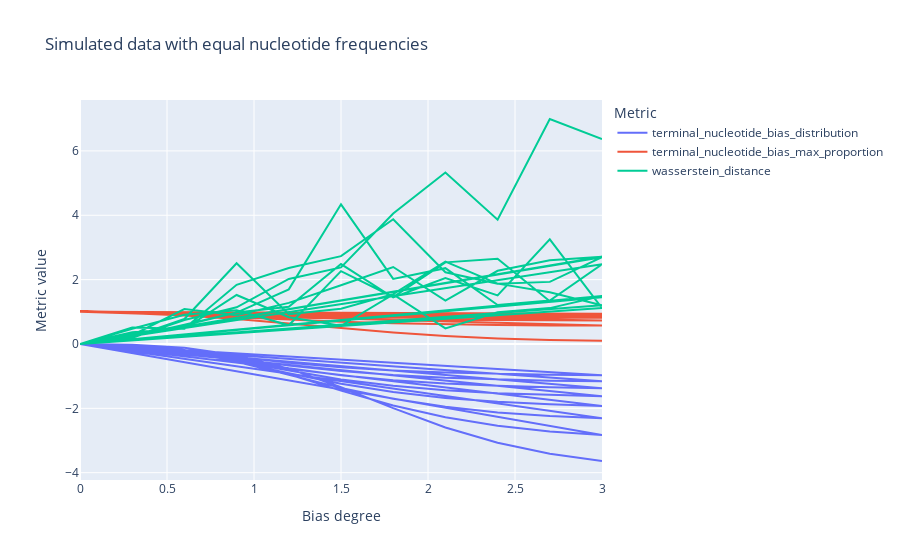

Notebook code for this chart:
### Code cell
# plot the two metrics sorted by the bias degree
import plotly.graph_objects as go

fig = go.Figure()

for metric_name in ['terminal_nucleotide_bias_distribution', 'terminal_nucleotide_bias_max_proportion', 'wasserstein_distance']:
    fig.add_trace(go.Scatter(
        x=metrics['bias_degree'],
        y=metrics[metric_name],
        mode='lines',
        name=metric_name,
        text=[f"{bias_degree}_{num_favored}" for bias_degree, num_favored in zip(metrics['bias_degree'], metrics['num_favored'])]
    ))

fig.update_layout(
    title='Simulated data with equal nucleotide frequencies',
    xaxis_title='Bias degree',
    yaxis_title='Metric value',
    legend_title='Metric'
)

fig.show()
